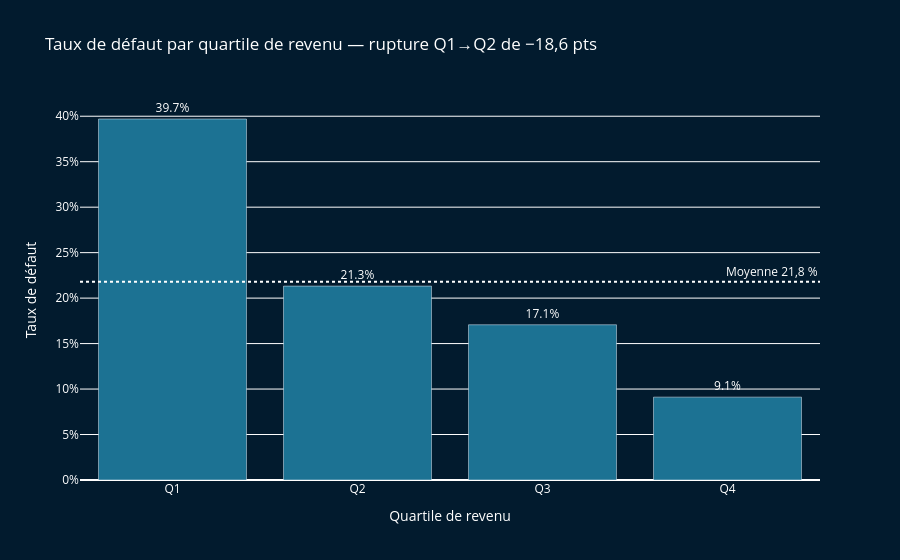

The notebook cell this image was saved under:
### Markdown cell above
### 4.1 Rupture Q1→Q2 — justification de log_income

### Code cell
# Quartiles de revenu — la rupture Q1→Q2 en image
# Calculé ici pour la visualisation (variable temporaire)
df['_income_q'] = pd.qcut(df['person_income'], q=4, labels=['Q1','Q2','Q3','Q4'])

default_quartile = (
    df.groupby('_income_q', observed=True)['loan_status']
    .agg(taux_defaut='mean', nb_dossiers='count')
    .reset_index()
)

fig7 = px.bar(
    default_quartile,
    x='_income_q', y='taux_defaut',
    text=default_quartile['taux_defaut'].map('{:.1%}'.format),
    color_discrete_sequence=['#1C7293'],
    labels={'_income_q': 'Quartile de revenu', 'taux_defaut': 'Taux de défaut'},
    title='Taux de défaut par quartile de revenu — rupture Q1→Q2 de −18,6 pts'
)
fig7.update_traces(textposition='outside')
fig7.add_hline(y=0.218, line_dash='dot', line_color='white',
               annotation_text='Moyenne 21,8 %', annotation_position='top right')
fig7.update_layout(plot_bgcolor='#021B2E', paper_bgcolor='#021B2E',
                   font_color='white', yaxis_tickformat='.0%')
fig7.write_html(str(ROOT / 'figures' / 'defaut_quartile.html'))
fig7.show()
df.drop(columns=['_income_q'], inplace=True)
print("✅ figures/defaut_quartile.html sauvegardé")
print("→ Q1 : 39.7%  →  Q2 : 21.3%  →  Q3 : 17.1%  →  Q4 : 9.1%")
print("→ Chute Q1→Q2 = −18.6 pts — non-linéarité → justifie np.log1p (log_income J1S2)")

### Figure 1 — Plotly figure (JSON) as saved in the notebook; plotly's stock layout.template omitted (floating-point values rounded to 4 significant figures)
{"data": [{"hovertemplate": "Quartile de revenu=%{x}<br>Taux de défaut=%{y}<br>text=%{text}<extra></extra>", "legendgroup": "", "marker": {"color": "#1C7293", "pattern": {"shape": ""}}, "name": "", "orientation": "v", "showlegend": false, "text": ["39.7%", "21.3%", "17.1%", "9.1%"], "textposition": "outside", "type": "bar", "x": ["Q1", "Q2", "Q3", "Q4"], "xaxis": "x", "y": [0.397, 0.2132, 0.1707, 0.09112], "yaxis": "y"}], "layout": {"annotations": [{"showarrow": false, "text": "Moyenne 21,8 %", "x": 1, "xanchor": "right", "xref": "x domain", "y": 0.218, "yanchor": "bottom", "yref": "y"}], "barmode": "relative", "font": {"color": "white"}, "legend": {"tracegroupgap": 0}, "paper_bgcolor": "#021B2E", "plot_bgcolor": "#021B2E", "shapes": [{"line": {"color": "white", "dash": "dot"}, "type": "line", "x0": 0, "x1": 1, "xref": "x domain", "y0": 0.218, "y1": 0.218, "yref": "y"}], "title": {"text": "Taux de défaut par quartile de revenu — rupture Q1→Q2 de −18,6 pts"}, "xaxis": {"anchor": "y", "domain": [0, 1], "title": {"text": "Quartile de revenu"}}, "yaxis": {"anchor": "x", "domain": [0, 1], "tickformat": ".0%", "title": {"text": "Taux de défaut"}}}}
